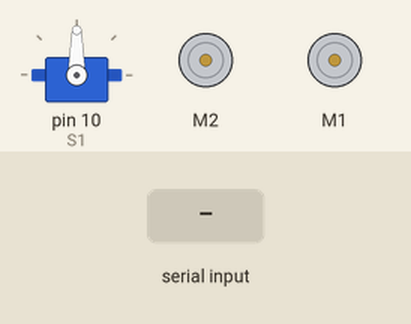
This sketch was run on a simulated Arduino Uno, built with avr-gcc and run on an emulated ATmega328P. On the bench: servo, 2 × DC motor (green arrow = forward, orange = backward, longer = faster). The test bench sets the inputs (shaded band).

Above: at 1.2 s.
1.3 s: "F" received over Serial
At 1.7 s:
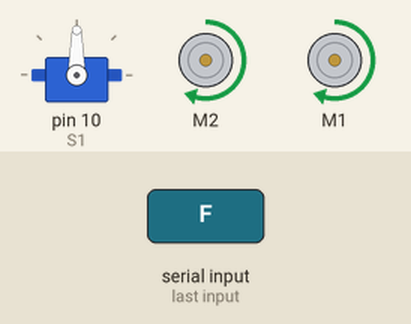
2.8 s: "B" received over Serial
At 4.0 s:
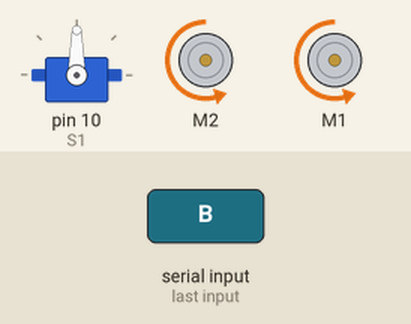
4.3 s: "L" received over Serial
At 5.2 s:
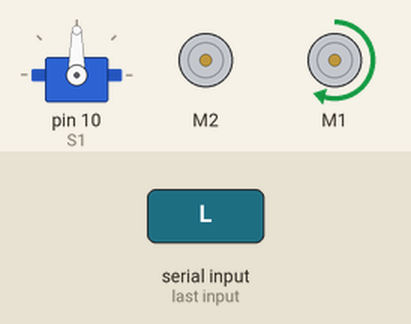
5.8 s: "R" received over Serial
At 6.3 s:
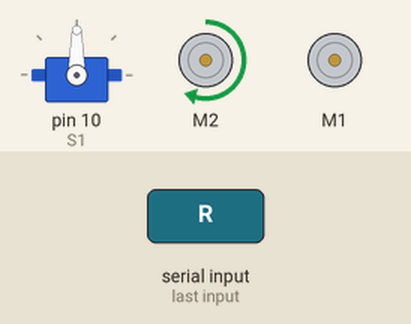
7.3 s: "X" received over Serial
At 8.5 s:
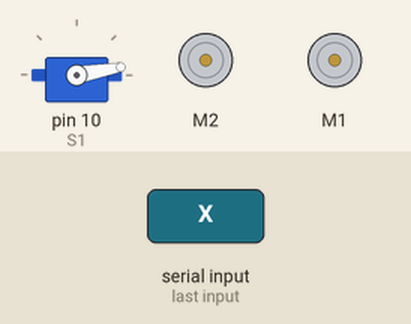
8.8 s: "x" received over Serial
At 9.8 s:
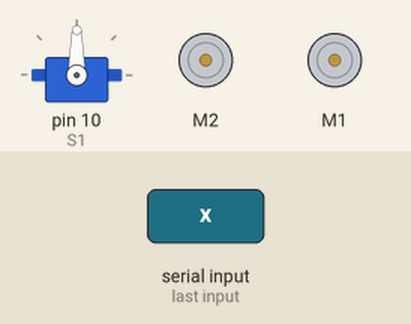
Timing chart, 0 to 11.3 s (numbered marks = the images above; inputs shaded):
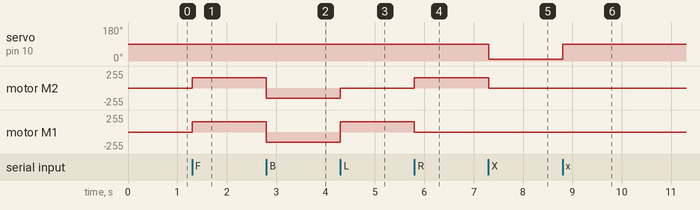

Measured:
- after the input at 1.3 s, motor M2, motor M1: stopped → forward 155/255 at once
- after the input at 2.8 s, motor M2, motor M1: forward 155/255 → backward 155/255 at once
- after the input at 4.3 s, motor M2: backward 155/255 → stopped at once; motor M1: backward 155/255 → forward 155/255 at once
- after the input at 5.8 s, motor M2: stopped → forward 155/255 at once; motor M1: forward 155/255 → stopped at once
- after the input at 7.3 s, servo on pin 10 (S1): 90° → 10° at once; motor M2: forward 155/255 → stopped at once
- after the input at 8.8 s, servo on pin 10 (S1): 10° → 90° at once

The sketch:

cbse_pump_addon.ino
```cpp
/*||\\ //|| //\\ ||\\ ||-------- ||\\ \\ //
*|| \\ // || // \\ || \\ || || \\ \\ //
*|| \\// || //----\\ || \\ || || // \\//
*|| || //------\\ || // ||---- || \\ || ------- SOUMENDRA DEY
*|| || // \\ || // || || \\ ||
*|| || // \\ || // ||-------- || // ||
*/

//*** 1- Documentation

//This program is used to control a robot car using a app that communicates with Arduino trough a bluetooth module

#include <AFMotor.h>

#include <Servo.h>

Servo S1; // Define any servo name

Servo S2;

int servo_position = 0 ;

//creates two objects to control the terminal 3 and 4 of motor shield

AF_DCMotor motor1(2);

AF_DCMotor motor2(1);

AF_DCMotor motor4(4);

char command;

void setup()

{

Serial.begin(9600); //Set the baud rate to your Bluetooth module.

S1.attach(10);

}

void loop(){

if(Serial.available() > 0){

command = Serial.read();

//initialize with motors stoped

//Change pin mode only if new command is different from previous.

//Serial.println(command);

switch(command){

case 'F':

forward();

break;

case 'B':

back();

break;

case 'L':

left();

break;

case 'R':

right();

break;

case 'X':

serf();

break;

case 'x':

serb();

break;

case 'V':
            pumpon();
            break;
case 'v':
            pumpoff();
            break;
case 'S':

Stop();

break;

default:

S1.write(20);

break;

}

}

}

void forward()

{

motor1.setSpeed(155); //Define maximum velocity

motor1.run(FORWARD); //rotate the motor clockwise

motor2.setSpeed(155); //Define maximum velocity

motor2.run(FORWARD); //rotate the motor clockwise

}

void back()

{

motor1.setSpeed(155);

motor1.run(BACKWARD); //rotate the motor counterclockwise

motor2.setSpeed(155);

motor2.run(BACKWARD); //rotate the motor counterclockwise

}

void left()

{

motor1.setSpeed(0); //Define maximum velocity

motor1.run(RELEASE); //rotate the motor clockwise

motor2.setSpeed(155);

motor2.run(FORWARD); //turn motor2 off

}

void right()

{

motor1.setSpeed(155);

motor1.run(FORWARD); //turn motor1 off

motor2.setSpeed(0); //Define maximum velocity

motor2.run(RELEASE); //rotate the motor clockwise

}

void Stop()

{

motor1.setSpeed(0);

motor2.run(RELEASE); //turn motor1 off

motor2.setSpeed(0);

motor2.run(RELEASE); //turn motor2 off

}

void serf()

{

S1.write(10);

motor1.setSpeed(0);

motor2.run(RELEASE); //turn motor1 off

motor2.setSpeed(0);

motor2.run(RELEASE); //turn motor2 off

}

void serb()

{

S1.write(90);

motor1.setSpeed(0);

motor1.run(RELEASE); //turn motor1 off

motor2.setSpeed(0);

motor2.run(RELEASE); //turn motor2 off

}

void pumpon()
{
    motor4.setSpeed(255);
    motor4.run(FORWARD);
}
void pumpoff()
{
    motor4.setSpeed(0);
    motor4.run(RELEASE);
}
```
